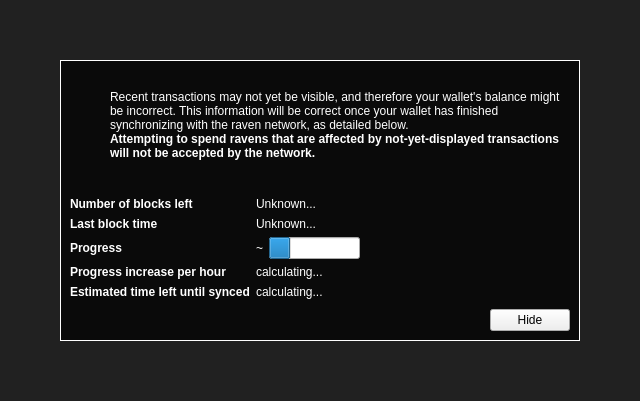
<?xml version="1.0" encoding="UTF-8"?>
<ui version="4.0">
 <class>ModalOverlay</class>
 <widget class="ModalOverlay" name="ModalOverlay">
  <property name="geometry">
   <rect>
    <x>0</x>
    <y>0</y>
    <width>640</width>
    <height>401</height>
   </rect>
  </property>
  <property name="windowTitle">
   <string>Form</string>
  </property>
  <layout class="QVBoxLayout" name="verticalLayout" stretch="0">
   <property name="sizeConstraint">
    <enum>QLayout::SetDefaultConstraint</enum>
   </property>
   <property name="leftMargin">
    <number>0</number>
   </property>
   <property name="topMargin">
    <number>0</number>
   </property>
   <property name="rightMargin">
    <number>0</number>
   </property>
   <property name="bottomMargin">
    <number>0</number>
   </property>
   <item>
    <widget class="QWidget" name="bgWidget" native="true">
     <property name="styleSheet">
      <string notr="true">#bgWidget { background: rgba(0,0,0,220); }</string>
     </property>
     <layout class="QVBoxLayout" name="verticalLayoutMain" stretch="1">
      <property name="leftMargin">
       <number>60</number>
      </property>
      <property name="topMargin">
       <number>60</number>
      </property>
      <property name="rightMargin">
       <number>60</number>
      </property>
      <property name="bottomMargin">
       <number>60</number>
      </property>
      <item>
       <widget class="QWidget" name="contentWidget" native="true">
        <property name="styleSheet">
         <string notr="true">#contentWidget { background: #0a0a0a; border: 1px solid #ffffff; }

QLabel { color: #ffffff;  }</string>
        </property>
        <layout class="QVBoxLayout" name="verticalLayoutSub" stretch="1,0,0,0">
         <property name="spacing">
          <number>0</number>
         </property>
         <property name="leftMargin">
          <number>10</number>
         </property>
         <property name="topMargin">
          <number>10</number>
         </property>
         <property name="rightMargin">
          <number>10</number>
         </property>
         <property name="bottomMargin">
          <number>10</number>
         </property>
         <item>
          <layout class="QHBoxLayout" name="horizontalLayoutIconText" stretch="0,1">
           <property name="topMargin">
            <number>20</number>
           </property>
           <item>
            <layout class="QVBoxLayout" name="verticalLayoutIcon">
             <property name="leftMargin">
              <number>0</number>
             </property>
             <item>
              <widget class="QPushButton" name="warningIcon">
               <property name="enabled">
                <bool>false</bool>
               </property>
               <property name="text">
                <string/>
               </property>
               <property name="icon">
                <iconset>
                 <normaloff>:/icons/warning</normaloff>
                 <disabledoff>:/icons/warning</disabledoff>:/icons/warning</iconset>
               </property>
               <property name="iconSize">
                <size>
                 <width>48</width>
                 <height>48</height>
                </size>
               </property>
               <property name="flat">
                <bool>true</bool>
               </property>
              </widget>
             </item>
             <item>
              <spacer name="verticalSpacerWarningIcon">
               <property name="orientation">
                <enum>Qt::Vertical</enum>
               </property>
               <property name="sizeHint" stdset="0">
                <size>
                 <width>20</width>
                 <height>40</height>
                </size>
               </property>
              </spacer>
             </item>
            </layout>
           </item>
           <item>
            <layout class="QVBoxLayout" name="verticalLayoutInfoText">
             <property name="leftMargin">
              <number>0</number>
             </property>
             <property name="topMargin">
              <number>0</number>
             </property>
             <item>
              <widget class="QLabel" name="infoText">
               <property name="text">
                <string>Recent transactions may not yet be visible, and therefore your wallet's balance might be incorrect. This information will be correct once your wallet has finished synchronizing with the raven network, as detailed below.</string>
               </property>
               <property name="textFormat">
                <enum>Qt::RichText</enum>
               </property>
               <property name="wordWrap">
                <bool>true</bool>
               </property>
              </widget>
             </item>
             <item>
              <widget class="QLabel" name="infoTextStrong">
               <property name="font">
                <font>
                 <weight>75</weight>
                 <bold>true</bold>
                </font>
               </property>
               <property name="text">
                <string>Attempting to spend ravens that are affected by not-yet-displayed transactions will not be accepted by the network.</string>
               </property>
               <property name="textFormat">
                <enum>Qt::RichText</enum>
               </property>
               <property name="wordWrap">
                <bool>true</bool>
               </property>
              </widget>
             </item>
             <item>
              <spacer name="verticalSpacerInTextSpace">
               <property name="orientation">
                <enum>Qt::Vertical</enum>
               </property>
               <property name="sizeHint" stdset="0">
                <size>
                 <width>20</width>
                 <height>40</height>
                </size>
               </property>
              </spacer>
             </item>
            </layout>
           </item>
          </layout>
         </item>
         <item>
          <spacer name="verticalSpacerAfterText">
           <property name="orientation">
            <enum>Qt::Vertical</enum>
           </property>
           <property name="sizeHint" stdset="0">
            <size>
             <width>20</width>
             <height>40</height>
            </size>
           </property>
          </spacer>
         </item>
         <item>
          <layout class="QFormLayout" name="formLayout">
           <property name="fieldGrowthPolicy">
            <enum>QFormLayout::FieldsStayAtSizeHint</enum>
           </property>
           <property name="horizontalSpacing">
            <number>6</number>
           </property>
           <property name="verticalSpacing">
            <number>6</number>
           </property>
           <property name="topMargin">
            <number>10</number>
           </property>
           <item row="0" column="0">
            <widget class="QLabel" name="labelNumberOfBlocksLeft">
             <property name="font">
              <font>
               <weight>75</weight>
               <bold>true</bold>
              </font>
             </property>
             <property name="text">
              <string>Number of blocks left</string>
             </property>
            </widget>
           </item>
           <item row="0" column="1">
            <widget class="QLabel" name="numberOfBlocksLeft">
             <property name="text">
              <string>Unknown...</string>
             </property>
            </widget>
           </item>
           <item row="1" column="0">
            <widget class="QLabel" name="labelLastBlockTime">
             <property name="font">
              <font>
               <weight>75</weight>
               <bold>true</bold>
              </font>
             </property>
             <property name="text">
              <string>Last block time</string>
             </property>
            </widget>
           </item>
           <item row="1" column="1">
            <widget class="QLabel" name="newestBlockDate">
             <property name="sizePolicy">
              <sizepolicy hsizetype="Maximum" vsizetype="Preferred">
               <horstretch>0</horstretch>
               <verstretch>0</verstretch>
              </sizepolicy>
             </property>
             <property name="text">
              <string>Unknown...</string>
             </property>
            </widget>
           </item>
           <item row="2" column="0">
            <widget class="QLabel" name="labelSyncDone">
             <property name="font">
              <font>
               <weight>75</weight>
               <bold>true</bold>
              </font>
             </property>
             <property name="text">
              <string>Progress</string>
             </property>
            </widget>
           </item>
           <item row="2" column="1">
            <layout class="QHBoxLayout" name="horizontalLayoutSync" stretch="0,1">
             <item>
              <widget class="QLabel" name="percentageProgress">
               <property name="text">
                <string notr="true">~</string>
               </property>
              </widget>
             </item>
             <item>
              <widget class="QProgressBar" name="progressBar">
               <property name="value">
                <number>24</number>
               </property>
               <property name="format">
                <string/>
               </property>
              </widget>
             </item>
            </layout>
           </item>
           <item row="4" column="0">
            <widget class="QLabel" name="labelProgressIncrease">
             <property name="font">
              <font>
               <weight>75</weight>
               <bold>true</bold>
              </font>
             </property>
             <property name="text">
              <string>Progress increase per hour</string>
             </property>
            </widget>
           </item>
           <item row="4" column="1">
            <widget class="QLabel" name="progressIncreasePerH">
             <property name="text">
              <string>calculating...</string>
             </property>
            </widget>
           </item>
           <item row="5" column="0">
            <widget class="QLabel" name="labelEstimatedTimeLeft">
             <property name="font">
              <font>
               <weight>75</weight>
               <bold>true</bold>
              </font>
             </property>
             <property name="text">
              <string>Estimated time left until synced</string>
             </property>
            </widget>
           </item>
           <item row="5" column="1">
            <widget class="QLabel" name="expectedTimeLeft">
             <property name="text">
              <string>calculating...</string>
             </property>
            </widget>
           </item>
          </layout>
         </item>
         <item>
          <layout class="QHBoxLayout" name="horizontalLayoutButtons">
           <property name="leftMargin">
            <number>10</number>
           </property>
           <property name="topMargin">
            <number>10</number>
           </property>
           <item>
            <widget class="QLabel" name="versionLabel">
             <property name="text">
              <string></string>
             </property>
            </widget>
           </item>
           <item>
            <spacer name="horizontalSpacer">
             <property name="orientation">
              <enum>Qt::Horizontal</enum>
             </property>
             <property name="sizeHint" stdset="0">
              <size>
               <width>40</width>
               <height>20</height>
              </size>
             </property>
            </spacer>
           </item>
           <item>
            <widget class="QPushButton" name="closeButton">
             <property name="text">
              <string>Hide</string>
             </property>
            </widget>
           </item>
          </layout>
         </item>
        </layout>
       </widget>
      </item>
     </layout>
    </widget>
   </item>
  </layout>
 </widget>
 <customwidgets>
  <customwidget>
   <class>ModalOverlay</class>
   <extends>QWidget</extends>
   <header>modaloverlay.h</header>
   <container>1</container>
  </customwidget>
 </customwidgets>
 <resources/>
 <connections/>
</ui>
